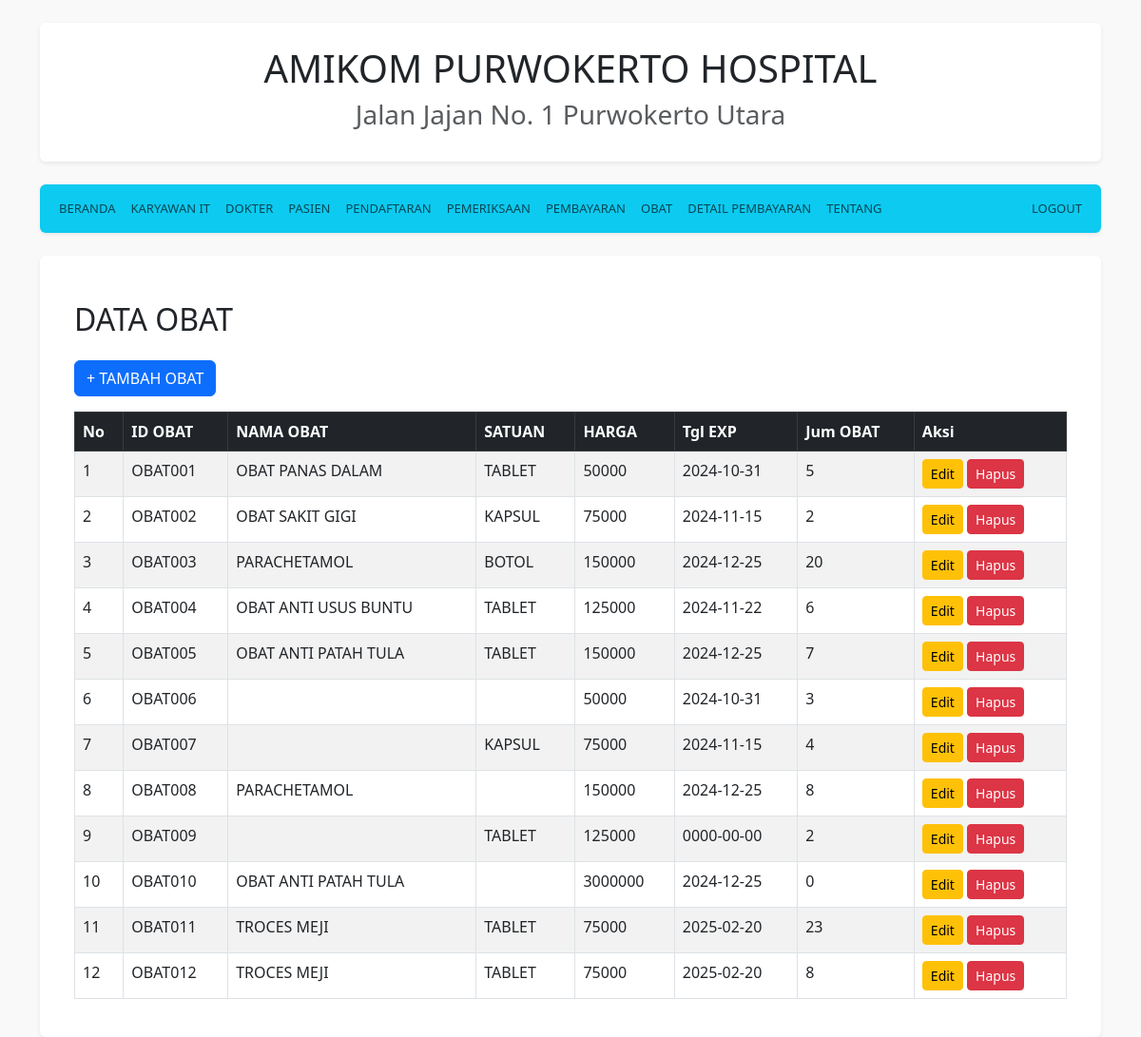
The page /home.php?page=obat (signed in) on the database its author committed.
### tables this page shows
CREATE TABLE `tbobat` (
  `idObat` varchar(10) NOT NULL,
  `namaObat` varchar(20) DEFAULT NULL,
  `satuan` varchar(30) DEFAULT NULL,
  `harga` int(11) DEFAULT NULL,
  `tglExpired` date DEFAULT NULL,
  `jumlahObat` int(11) DEFAULT NULL
);

### views/obat.php (the view, shortened to what this page needs)
<a href="./action/tambah/obat.php" class="btn btn-primary mb-3">+ TAMBAH OBAT</a>
<div class="table-responsive">
    <table class="table table-striped table-bordered">
        <thead class="table-dark">
            <tr>
                <th>No</th>
                <th>ID OBAT</th>
                <th>NAMA OBAT</th>
                <th>SATUAN</th>
                <th>HARGA</th>
                <th>Tgl EXP</th>
                <th>Jum OBAT</th>
                <th>Aksi</th>
            </tr>
        </thead>
        <tbody>
            <?php
            include 'koneksi.php';
            $no = 1;
            $data = mysqli_query($koneksi, "SELECT * FROM tbObat ORDER BY idObat");
            while($d = mysqli_fetch_array($data)){
            ?>
            <tr>
                <td><?php echo $no++; ?></td>
                <td><?php echo htmlspecialchars($d['idObat']); ?></td>
                <td><?php echo htmlspecialchars($d['namaObat']); ?></td>
                <td><?php echo htmlspecialchars($d['satuan']); ?></td>
                <td><?php echo htmlspecialchars($d['harga']); ?></td>
                <td><?php echo htmlspecialchars($d['tglExpired']); ?></td>
                <td><?php echo htmlspecialchars($d['jumlahObat']); ?></td>
                <td>
                    <a href="pages/edit/obat.php?idAdmin=<?php echo $d['idObat']; ?>" class="btn btn-warning btn-sm">Edit</a>
                    <a href="action/hapus/obat.php?idAdmin=<?php echo $d['idObat']; ?>" class="btn btn-danger btn-sm" onclick="return confirm('Apakah Anda yakin ingin menghapus data ini?');">Hapus</a>
                </td>
            </tr>
            <?php
            }
            ?>
        </tbody>
    </table>
</div>
<?php
include 'template.php';
?>

### home.php (style rules this page uses)
body { background-color: #f9f9f9; font-size: 16px; color: #444; }

### views/template.php (style rules this page uses)
body { background-color: #f9f9f9; }

### rows shown on the page
tbobat: idObat "OBAT001", namaObat "OBAT PANAS DALAM", satuan "TABLET", harga "50000", tglExpired "2024-10-31", jumlahObat "5"
tbobat: idObat "OBAT002", namaObat "OBAT SAKIT GIGI", satuan "KAPSUL", harga "75000", tglExpired "2024-11-15", jumlahObat "2"
tbobat: idObat "OBAT003", namaObat "PARACHETAMOL", satuan "BOTOL", harga "150000", tglExpired "2024-12-25", jumlahObat "20"
tbobat: idObat "OBAT004", namaObat "OBAT ANTI USUS BUNTU", satuan "TABLET", harga "125000", tglExpired "2024-11-22", jumlahObat "6"
tbobat: idObat "OBAT005", namaObat "OBAT ANTI PATAH TULA", satuan "TABLET", harga "150000", tglExpired "2024-12-25", jumlahObat "7"
tbobat: idObat "OBAT006", harga "50000", tglExpired "2024-10-31", jumlahObat "3"
tbobat: idObat "OBAT007", satuan "KAPSUL", harga "75000", tglExpired "2024-11-15", jumlahObat "4"
tbobat: idObat "OBAT008", namaObat "PARACHETAMOL", harga "150000", tglExpired "2024-12-25", jumlahObat "8"
tbobat: idObat "OBAT009", satuan "TABLET", harga "125000", tglExpired "0000-00-00", jumlahObat "2"
tbobat: idObat "OBAT010", namaObat "OBAT ANTI PATAH TULA", harga "3000000", tglExpired "2024-12-25", jumlahObat "0"
tbobat: idObat "OBAT011", namaObat "TROCES MEJI", satuan "TABLET", harga "75000", tglExpired "2025-02-20", jumlahObat "23"
tbobat: idObat "OBAT012", namaObat "TROCES MEJI", satuan "TABLET", harga "75000", tglExpired "2025-02-20", jumlahObat "8"

### other values the page prints
$title "DATA OBAT"
